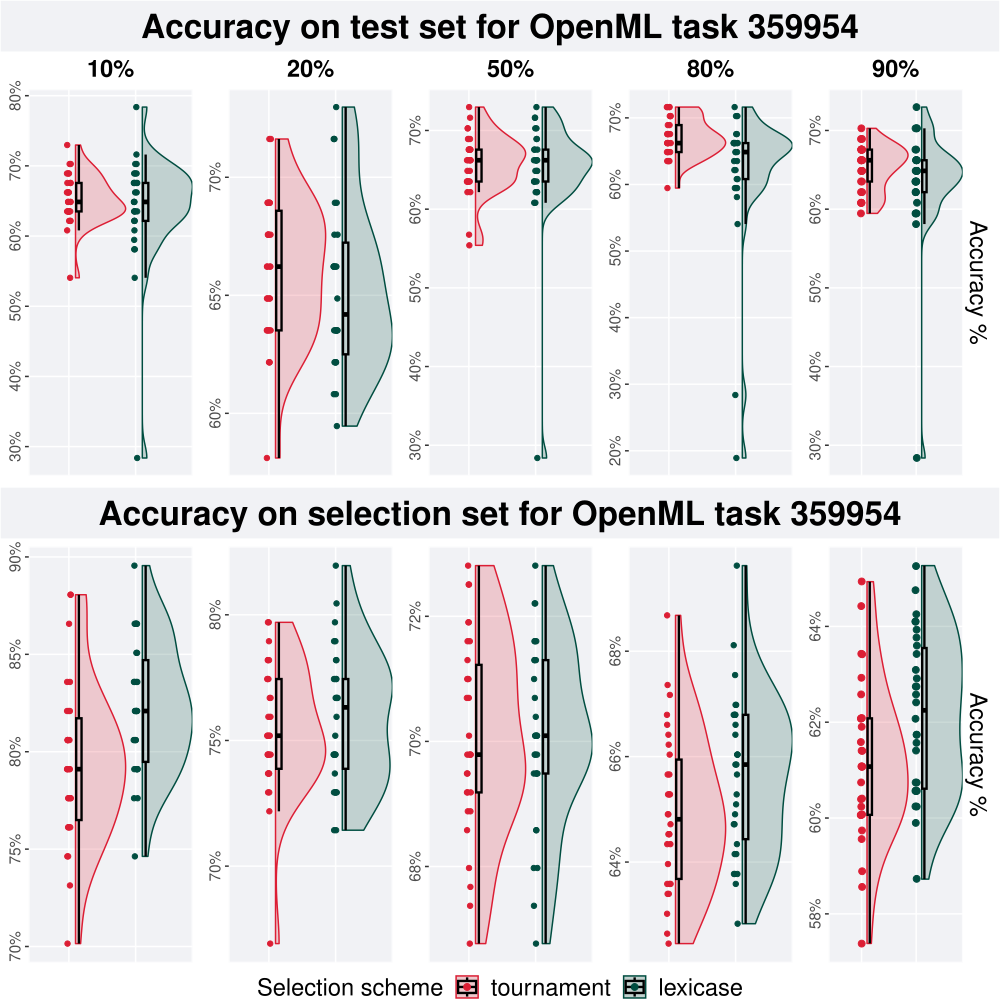

Recreate this plot in R.
# task 359954
task = 359954

# 10% split
test_10p = test_plot(task, '10%')
train_10p = train_plot(task, '10%')

# 20% split
test_20p = test_plot(task, '20%')
train_20p = train_plot(task, '20%')

# 50% split
test_50p = test_plot(task, '50%')
train_50p = train_plot(task, '50%')

# 80% split
test_80p = test_plot(task, '80%')
train_80p = train_plot(task, '80%')

# 90% split
test_90p = test_plot_last_col(task, '90%')
train_90p = train_plot_last_col(task, '90%')

# get legend
legend <- cowplot::get_legend(
  train_90p +
    guides(
      shape=guide_legend(nrow=1,title="Selection scheme"),
      color=guide_legend(nrow=1,title="Selection scheme"),
      fill=guide_legend(nrow=1,title="Selection scheme")
    ) +
    theme(
      legend.position = "top",
      legend.box="verticle",
      legend.justification="center"
    )
)

# make a single row plot
test_row <- test_row_p(test_10p, test_20p, test_50p, test_80p, test_90p)

train_row = train_row_p(train_10p, train_20p, train_50p, train_80p, train_90p)

plot = plot_grid(
  ggdraw() + draw_label("Accuracy on test set for OpenML task 359954", fontface='bold', size = 24) + p_theme,
  test_row,
  ggdraw() + draw_label("Accuracy on selection set for OpenML task 359954", fontface='bold', size = 24) + p_theme,
  train_row,
  legend,
  nrow = 5,
  rel_heights = c(0.12,1.0,0.12,1.0,0.06)
)

save_plot(
  paste(filename ="task-359954.pdf"),
  plot,
  base_width=10,
  base_height=10
)
